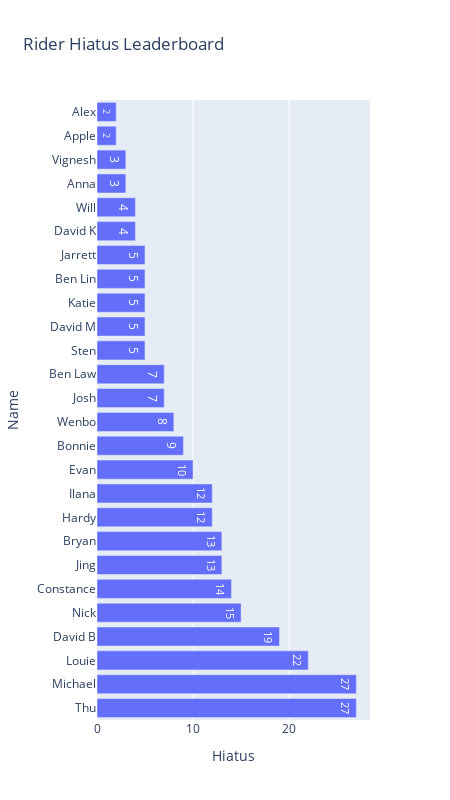

This figure's notebook cell:
### Code cell
fig = px.bar(attendance_regular, y="Name", x="Hiatus", title="Rider Hiatus Leaderboard", text_auto=True)
fig.update_layout(
    width=450,
    height=800,
    # margin=dict(l=0, r=0, t=35, b=5),
    barmode='stack', 
    yaxis={'categoryorder':'total descending'})

fig.show()

### Figure 1 — Plotly figure (JSON) as saved in the notebook; plotly's stock layout.template omitted (floating-point values rounded to 4 significant figures)
{"data": [{"alignmentgroup": "True", "hovertemplate": "Hiatus=%{x}<br>Name=%{y}<extra></extra>", "legendgroup": "", "marker": {"color": "#636efa", "pattern": {"shape": ""}}, "name": "", "offsetgroup": "", "orientation": "h", "showlegend": false, "textposition": "auto", "texttemplate": "%{x}", "type": "bar", "x": [3, 4, 7, 8, 5, 5, 4, 2, 5, 5, 14, 10, 27, 3, 27, 9, 7, 13, 12, 22, 12, 13, 2, 19, 5, 15], "xaxis": "x", "y": ["Anna", "David K", "Josh", "Wenbo", "Sten", "David M", "Will", "Apple", "Katie", "Ben Lin", "Constance", "Evan", "Thu", "Vignesh", "Michael", "Bonnie", "Ben Law", "Jing", "Hardy", "Louie", "Ilana", "Bryan", "Alex", "David B", "Jarrett", "Nick"], "yaxis": "y"}], "layout": {"barmode": "stack", "height": 800, "legend": {"tracegroupgap": 0}, "title": {"text": "Rider Hiatus Leaderboard"}, "width": 450, "xaxis": {"anchor": "y", "domain": [0, 1], "title": {"text": "Hiatus"}}, "yaxis": {"anchor": "x", "categoryorder": "total descending", "domain": [0, 1], "title": {"text": "Name"}}}}
